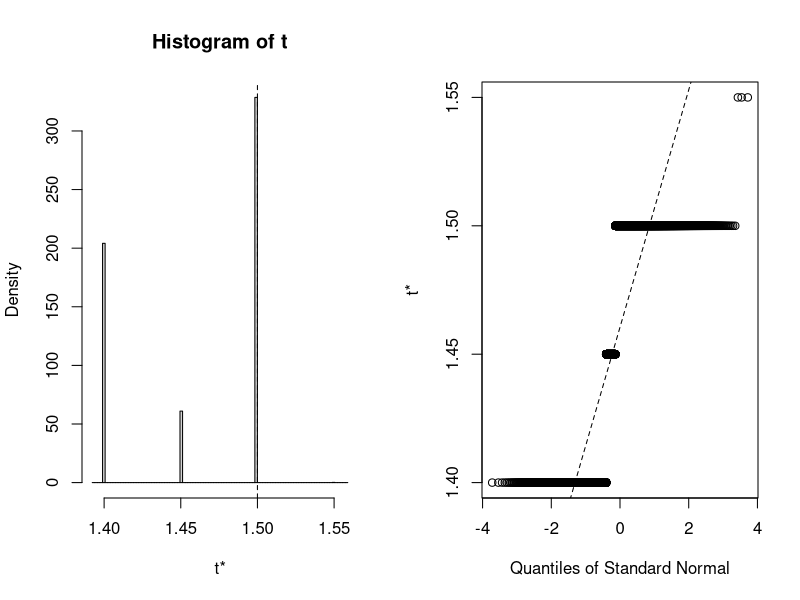
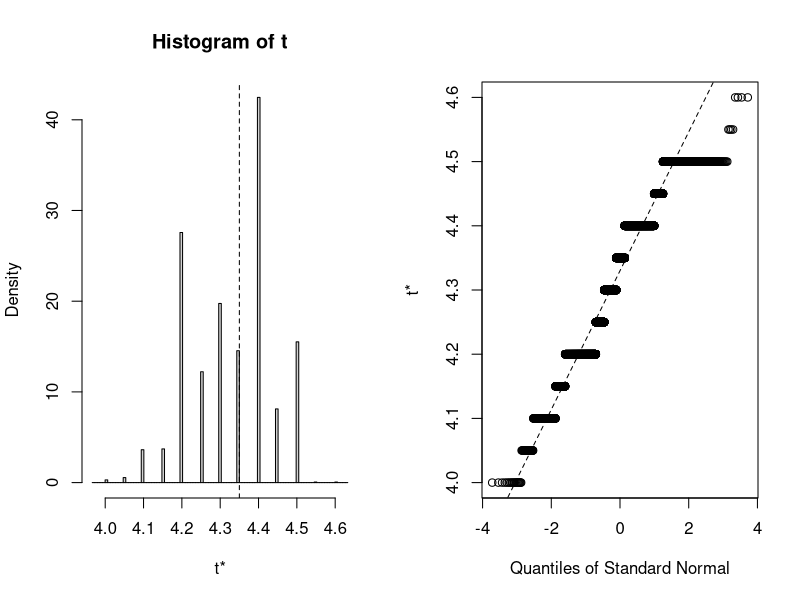
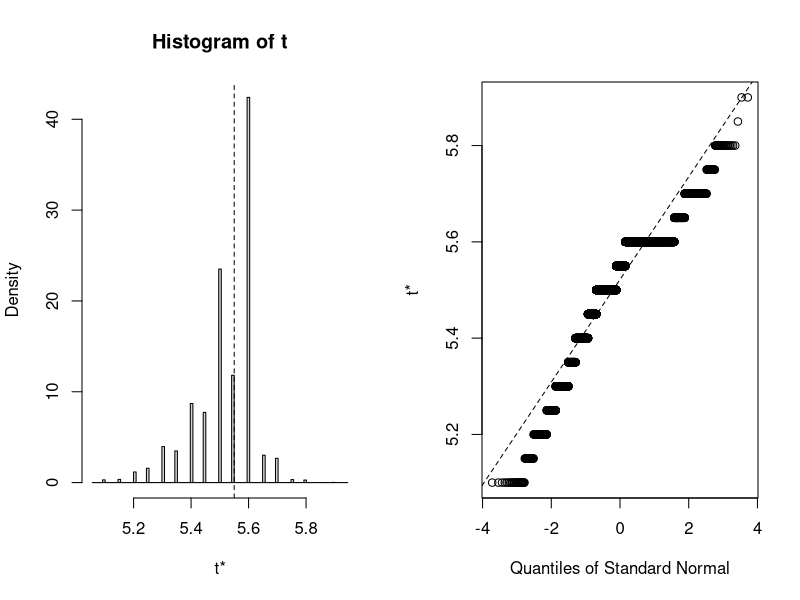

Source code (R) for these figures, in order:
## ---- chunk 1
# Set global knitr chunck options
knitr::opts_chunk$set(warning = FALSE,
                      message = FALSE)
## ---- chunk 2
# Top 6 rows of "iris"
head(iris)
# Structure of "iris"
dplyr::glimpse(iris)
## ---- chunk 3
# Load magrittr package for pipe functions
library(magrittr)

# Nest the data
iris_nest <- iris %>%
    # First I group the data by species 
    dplyr::group_by(Species) %>%
    # Then I nest the dataframe
    tidyr::nest()
## ---- chunk 4
# Print "iris_nest"
iris_nest
## ---- chunk 5
# Print the top six rows of the each row in the "data" list-column
lapply(iris_nest$data, head)
## ---- chunk 6
# Define the bootstrap function
boot_median <- function(d, i) {
    median(d[i])
}
## ---- chunk 7
# Add a list column called "booted" containing the object produced by `
# applying `boot::boot` over the data in the "data" list-column.
iris_nest %<>%
    dplyr::mutate(booted = purrr::map(.x = data, # The list-column containing <S3: tibble>
                                      ~ boot::boot(data = .x$Petal.Length, # The <S3 tibble> column being sampled
                                                 statistic = boot_median, # The user-defined function
                                                 R = 10000, # The number of replicates
                                                 stype = "i")))
## ---- chunk 8
# Print "iris_nest"
iris_nest
## ---- chunk 9
# Plot each <S3: boot> object
## Note: Saved to an object (plots) to stop the summary being printed
plots <- purrr::map(.x = iris_nest$booted, 
                    ~ plot(.x))
## ---- chunk 10
# Add a list column called "booted_ci" containing the object produced by `
# applying `boot::boot.ci` over the data in the "booted" list-column.
iris_nest %<>%
    dplyr::mutate(booted_ci = purrr::map(.x = booted, # The list-column containing <S3: boot> objects
                                         ~ boot::boot.ci(.x,
                                                         conf = 0.95, # Interval width
                                                         type = "bca")))  # Calculate a BCa interval
## ---- chunk 11
# Print "iris_nest"
iris_nest
## ---- chunk 12
# Plot each <S3: bootci> object
prints <- purrr::map(.x = iris_nest$booted_ci, 
                     ~ print(.x))
## ---- chunk 13
# Inspect the structure of an <S3 bootci> object
str(iris_nest$booted_ci[[1]])
## ---- chunk 14
# Add a three column called "statistic" (point estimate), "lower_ci" (2.5% CI), and 
# "upper_ci" (97.5% CI), which are populated by data extracted using `purrr::map` 
# from the <S3 bootci> objects in the "booted_ci" list-column. 
iris_booted <- iris_nest %>%
    # Add columns
    dplyr::mutate(statistic = purrr::map(.x = booted_ci, # The list-column containing <S3 bootci> objects
                                         ~ .x$t0), # The point estimate
                  lower_ci = purrr::map(.x = booted_ci,
                                        ~ .x$bca[[4]]), # The value of the lower 2.5% limit
                  upper_ci = purrr::map(.x = booted_ci,
                                        ~ .x$bca[[5]])) %>% # The value of teh upper 97.5% limit
    # Drop the list-columns (no longer needed)
    dplyr::select(-data, -booted, -booted_ci) %>%
    # Unnest the dataframe
    tidyr::unnest(cols = c(statistic, lower_ci, upper_ci))
## ---- chunk 15
# Print the tidy dataframe
iris_booted
## ---- chunk 16
# Using `knitr::kable` only
knitr::kable(x = iris_booted, 
             digits = 1, 
             col.names = c("Species",
                           "Median sepal width(mm)",
                           "Lower 2.5% limit",
                           "Upper 97.5% limit"))

# Adding some bells and whistles with `kableExtra
knitr::kable(x = iris_booted, 
             format = 'html',
             digits = 1, 
             col.names = c("",
                           "Median",
                           "Lower 2.5% limit",
                           "Upper 97.5% limit")) %>%
    kableExtra::add_header_above(c("Species" = 1,
                                   "Sepal width (mm)" = 3))
## ---- chunk 17
sessionInfo()
